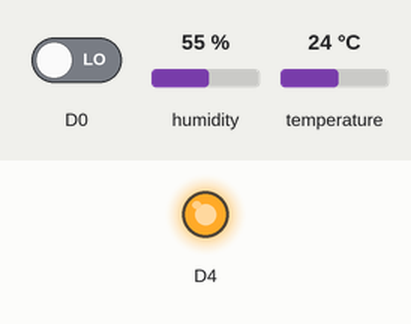
The sketch below on a simulated ESP8266 (NodeMCU). Parts: output pins drawn as LEDs (lit = HIGH). Inputs (shaded band) come from the test bench; at power-on: D0 LOW, humidity 55 %, temperature 24 °C. WiFi joins after 1.5 s; servers stay silent unless stated; what the sketch prints to the serial monitor is not drawn.

Above: at 2.7 s.
2.8 s: D0 driven HIGH
At 5.6 s:
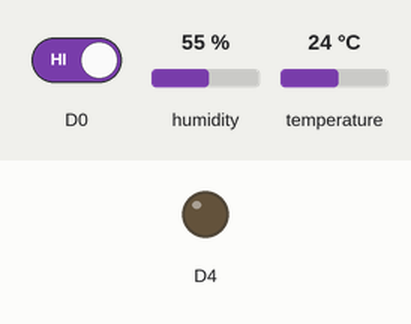
6.2 s: D0 driven LOW
At 8.7 s:
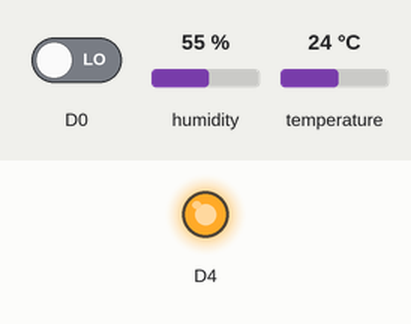
Timing chart, 0 to 10.2 s (numbered marks = the images above; inputs shaded):
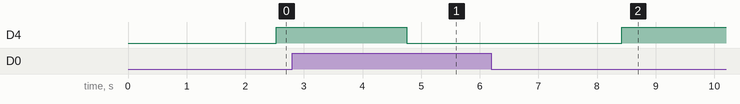

Measured:
- after the input at 2.8 s, D4: HIGH → LOW after 2.0 s
- after the input at 6.2 s, D4: LOW → HIGH after 2.2 s

The sketch:

sketch_jun14b.ino
```cpp
#include "DHT.h"
#include <ESP8266WiFi.h>

DHT dht = DHT(D1, DHT11);

String apiKey = "O5VURA2CU9BGUQB1";

const char *ssid =  "miniproject";
const char *pass =  "miniproject";
const char *server = "api.thingspeak.com";

WiFiClient client;

void setup()
{
Serial.begin(115200);
pinMode(D0,INPUT);
pinMode(D4,OUTPUT);
dht.begin();
Serial.println("Connecting to ");
Serial.println(ssid);
WiFi.begin(ssid, pass);
while (WiFi.status() != WL_CONNECTED)
     {
            delay(500);
            Serial.print(".");
     }
      Serial.println("");
      Serial.println("WiFi connected");
}

void loop()
{

delay(1000);
float humidity = dht.readHumidity();
float temperature = dht.readTemperature();
int soilmosture = digitalRead(D0);
Serial.print("Humidity=");
Serial.print(humidity);
Serial.println("  ");
Serial.print("temperature=");
Serial.println(temperature);
Serial.println(soilmosture);
//turning the motor on
if(soilmosture == 1){
  Serial.println("Water is less Turning on the motor");
  while(soilmosture == 1){
   soilmosture = digitalRead(D0);
   digitalWrite(D4,LOW);
  Serial.println("motor is on");
  }


}
else{
    digitalWrite(D4,HIGH);
}

//sending the data to things speak


 if (isnan(humidity) || isnan(temperature))
                 {
                     Serial.println("Failed to read from DHT sensor!");
                      return;
                 }

                         if (client.connect(server,80))   //   "184.106.153.149" or api.thingspeak.com
                      {

                             String postStr = apiKey;
                             postStr +="&field1=";
                             postStr += String(temperature);
                             postStr +="&field2=";
                             postStr += String(humidity);
                             postStr +="&field3=";
                             postStr += String(soilmosture);
                             postStr += "\r\n\r\n";

                             client.print("POST /update HTTP/1.1\n");
                             client.print("Host: api.thingspeak.com\n");
                             client.print("Connection: close\n");
                             client.print("X-THINGSPEAKAPIKEY: "+apiKey+"\n");
                             client.print("Content-Type: application/x-www-form-urlencoded\n");
                             client.print("Content-Length: ");
                             client.print(postStr.length());
                             client.print("\n\n");
                             client.print(postStr);
                             delay(1000);
                             Serial.println("data is sent");


                        }
          client.stop();

          Serial.println("Waiting...");


}
```
